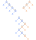

Recreate this plot in gnuplot.
#
# SPLIT JOIN
#
WIDTH  = 36
HEIGHT = 40

load "docs/plots/figures/graph.gnuplot"
load "docs/plots/components.gnuplot"
load "docs/plots/colors.gnuplot"

COLOR_1 = BLUE
COLOR_2 = ORANGE

X_OFFSET = 0.5
Y_OFFSET = -4

# SPLIT LEFT SPINE
eval text( 6,  4.5, "9", BLACK)
eval text( 9,  7.5, "8", BLACK)
eval text(12, 10.5, "5", BLACK)
eval text(15, 13.5, "4", BLACK)

eval text( 6,  6, "A", BLACK)
eval text( 9,  9, "B", BLACK)
eval text(12, 12, "C", BLACK)
eval text(15, 15, "D", BLACK)

eval node( 6,  6, COLOR_1)
eval node( 9,  9, COLOR_1)
eval node(12, 12, COLOR_1)
eval node(15, 15, COLOR_1)

eval tree(3, 9, COLOR_1)
eval tree(6, 12, COLOR_1)
eval tree(9, 15, COLOR_1)
eval tree(12, 18, COLOR_1)

eval link( 6,  6,  9,  9, 1, 1, BLACK)
eval link( 9,  9, 12, 12, 1, 1, BLACK)
eval link(12, 12, 15, 15, 1, 1, BLACK)

eval link( 6,  6,  3,  9, 0, 1,  COLOR_1)
eval link( 9,  9,  6, 12, 0, 1,  COLOR_1)
eval link(12, 12,  9, 15, 0, 1,  COLOR_1)
eval link(15, 15, 12, 18, 0, 1,  COLOR_1)




X_OFFSET = 22.5

# SPLIT RIGHT SPINE
eval text(7,  4.5, "7", BLACK)
eval text(4,  7.5, "6", BLACK)
eval text(1, 10.5, "3", BLACK)

eval node(1, 12, COLOR_2)
eval node(4,  9, COLOR_2)
eval node(7,  6, COLOR_2)

eval text(7,  6, "Z", BLACK)
eval text(4,  9, "Y", BLACK)
eval text(1, 12, "X", BLACK)

eval link(7,  6, 4,  9, 1, 1, BLACK)
eval link(4,  9, 1, 12, 1, 1, BLACK)

eval link(7,  6, 10,  9, 0, 1,  COLOR_2)
eval link(4,  9,  7, 12, 0, 1,  COLOR_2)
eval link(1, 12,  4, 15, 0, 1,  COLOR_2)

eval tree(10, 9, COLOR_2)
eval tree( 7, 12, COLOR_2)
eval tree( 4, 15, COLOR_2)



X_OFFSET = 0
Y_OFFSET = -7

# JOIN
eval node(19, 25, COLOR_1)
eval node(22, 28, COLOR_1)
eval node(25, 31, COLOR_2)
eval node(22, 34, COLOR_2)
eval node(19, 37, COLOR_1)
eval node(22, 40, COLOR_1)
eval node(25, 43, COLOR_2)

eval text(19, 25, "A", BLACK)
eval text(22, 28, "B", BLACK)
eval text(25, 31, "Z", BLACK)
eval text(22, 34, "Y", BLACK)
eval text(19, 37, "C", BLACK)
eval text(22, 40, "D", BLACK)
eval text(25, 43, "X", BLACK)

eval link(19, 25, 22, 28, 0, 1, BLACK)
eval link(22, 28, 25, 31, 0, 1, BLACK)
eval link(25, 31, 22, 34, 0, 1, BLACK)
eval link(22, 34, 19, 37, 0, 1, BLACK)
eval link(19, 37, 22, 40, 0, 1, BLACK)
eval link(22, 40, 25, 43, 0, 1, BLACK)

eval link(19, 25, 16, 28, 0, 1,  COLOR_1)
eval link(22, 28, 19, 31, 0, 1,  COLOR_1)
eval link(25, 31, 28, 34, 0, 1,  COLOR_2)
eval link(22, 34, 25, 37, 0, 1,  COLOR_2)
eval link(19, 37, 16, 40, 0, 1,  COLOR_1)
eval link(22, 40, 19, 43, 0, 1,  COLOR_1)
eval link(25, 43, 28, 46, 0, 1,  COLOR_2)

eval tree(16, 28, COLOR_1)
eval tree(19, 31, COLOR_1)
eval tree(16, 40, COLOR_1)
eval tree(19, 43, COLOR_1)

eval tree(28, 34, COLOR_2)
eval tree(25, 37, COLOR_2)
eval tree(28, 46, COLOR_2)

eval text(19, 23.5, "9", BLACK)
eval text(22, 26.5, "8", BLACK)
eval text(25, 29.5, "7", BLACK)
eval text(22, 32.5, "6", BLACK)
eval text(19, 35.5, "5", BLACK)
eval text(22, 38.5, "4", BLACK)
eval text(25, 41.5, "3", BLACK)

plot NaN notitle
